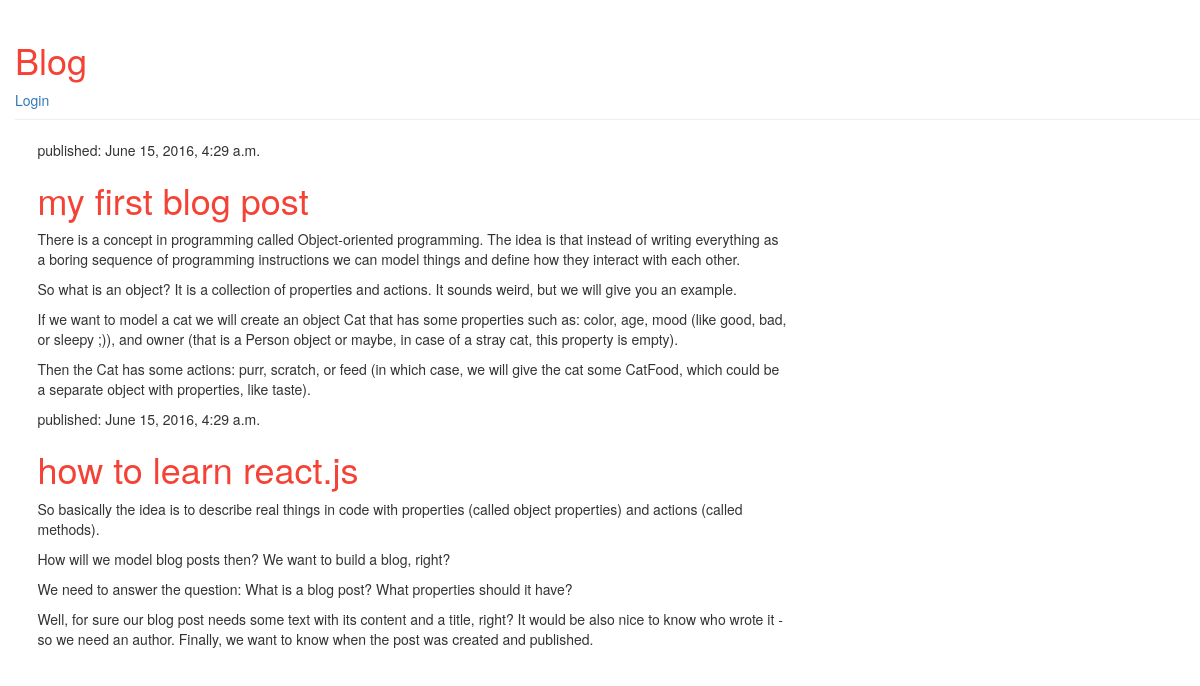
The app's page /, older data.
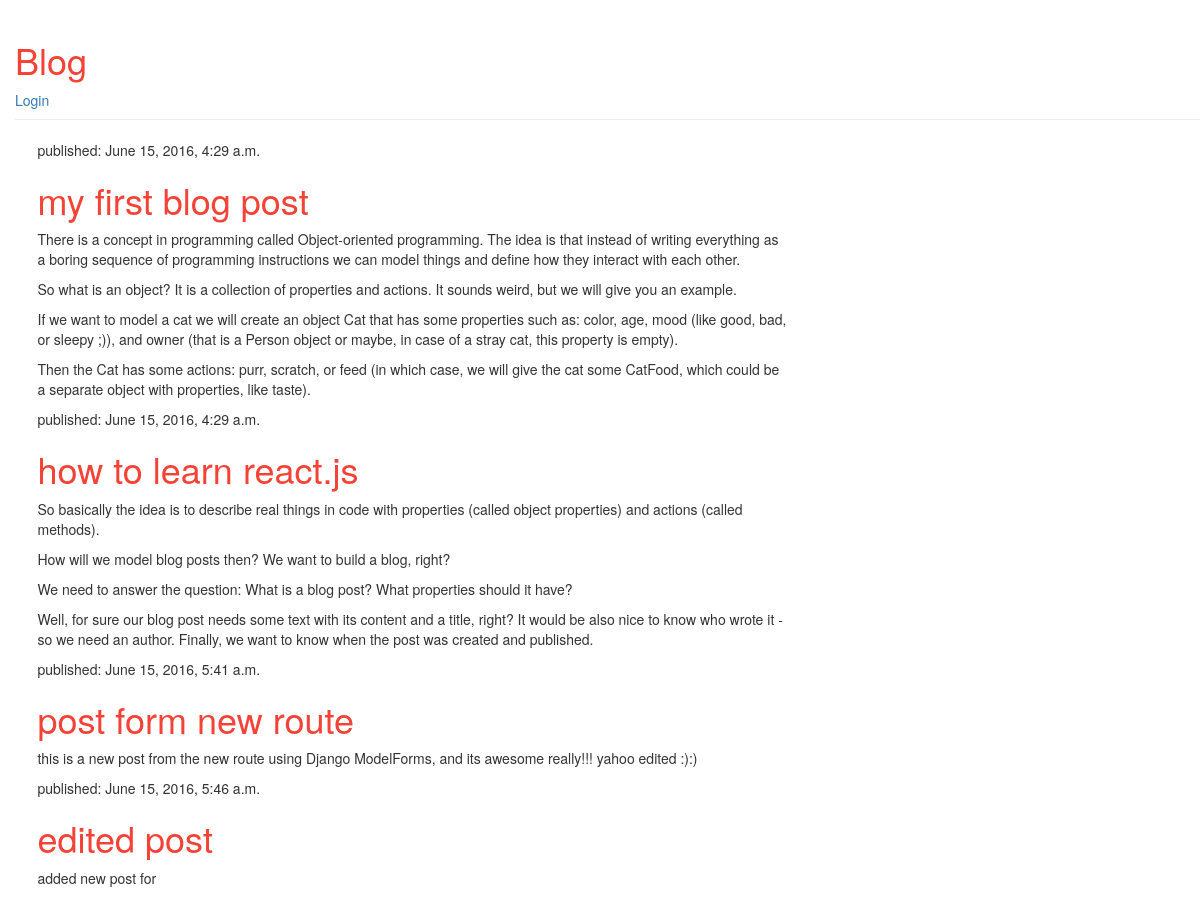
The same page, newer data.
### blog/models.py (models this page shows, shortened)
class Post(models.Model):
    author = models.ForeignKey('auth.User')
    title = models.CharField(max_length=200)
    text = models.TextField()
    created_date = models.DateTimeField(default=timezone.now())
    published_date = models.DateTimeField(blank=True, null=True)

### blog/views.py (the view, shortened to what this page needs)
# urls.py: url(r'^$', views.post_list, name="post_list"),
def post_list(request):
    posts = Post.objects.filter(published_date__lte=timezone.now())
    errors = []
    return render(request, 'blog/post_list.html', {'posts': posts})

### blog/templates/blog/post_list.html
{% extends "blog/base.html" %}
{% block content %}
  {% if posts %}
    {% for p in posts %}
      <div>
        <p>published: {{p.published_date}}</p>
        <h1><a href="{% url 'post_detail' pk=p.pk %}">{{p.title}}</a></h1>
        <p>{{p.text | linebreaks}}</p>
      </div>
    {% endfor %}
  {% endif %}
{% endblock %}

### blog/templates/blog/base.html (shortened to what this page needs)
{% load staticfiles %}
<html>
    <head>
        <link rel="stylesheet" href="//maxcdn.bootstrapcdn.com/bootstrap/3.2.0/css/bootstrap.min.css">
        <link rel="stylesheet" href="//maxcdn.bootstrapcdn.com/bootstrap/3.2.0/css/bootstrap-theme.min.css">
        <link rel="stylesheet" href="{% static 'css/blog.css' %}">
    </head>
    <body>
    <div class="page-header">
        <h1><a href="/">Blog</a></h1>
        {% if user.is_authenticated %}
          <a href="{% url 'post_new' %}" class="top-menu"><span class="glyphicon glyphicon-plus"></span></a>
          <a href="{% url 'logout' %}">Logout</a>
        {% else %}
          <a href="{% url 'login' %}">Login</a>
        {% endif %}
    </div>
    <div class="content container">
        <div class="row">
            <div class="col-md-8">
            {% block content %}
            {% endblock %}
            </div>
        </div>
    </div>
</body>
</html>

### blog/static/css/blog.css (style rules this page uses)
h1 a { color: #F44336; }
body { padding-left: 15px; }

Row changes from the older to the newer data that the page shows:
added Post: published_date "June 15, 2016, 5:41 a.m.", title "post form new route", text "this is a new post from the new route using Django ModelForms, and its awesome really!!! yahoo edited :):)"
added Post: published_date "June 15, 2016, 5:46 a.m.", title "edited post", text "added new post for"
